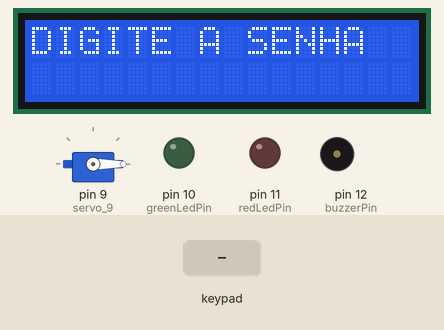
Recording of a sketch running on a simulated Arduino Uno, built with avr-gcc and run on an emulated ATmega328P. Parts: 16×2 character LCD, servo, output pins drawn as LEDs (lit = HIGH), buzzer (waves = sounding, pin HIGH). The inputs (shaded band) are chosen by the test bench. What the sketch prints to the serial monitor is not drawn.

Above: at 1.2 s.
1.3 s: key '#' pressed
At 4.1 s:
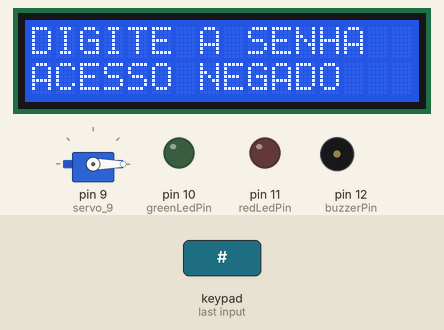
4.3 s: keypad keys 9 9 9 9 # pressed 0.4 s apart
At 8.6 s:
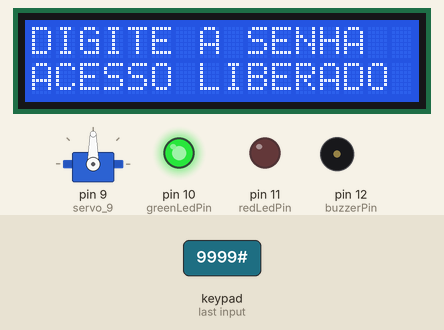
12.3 s: key '1' pressed
15.3 s: keypad keys 9 9 9 9 pressed 0.4 s apart
At 19.0 s:
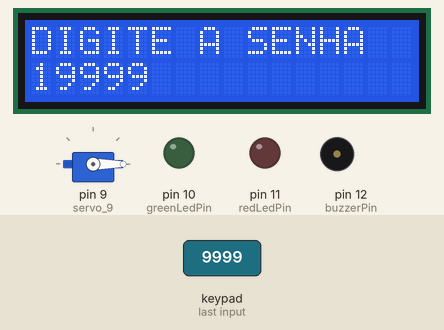
Timing chart, 0 to 19.8 s (numbered marks = the images above; inputs shaded):
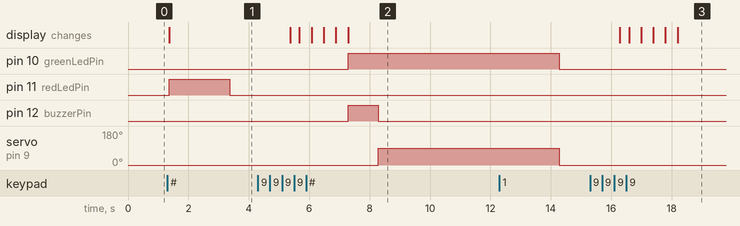

Measured:
- after the input at 1.3 s, pin 11 (redLedPin): LOW → HIGH after 0.07 s, → LOW 2.0 s later; the display: changes after 0.07 s (image 1)
- after the input at 4.3 s, pin 10 (greenLedPin): LOW → HIGH after 3.0 s; pin 12 (buzzerPin): LOW → HIGH after 3.0 s, → LOW 1.0 s later; servo on pin 9 (servo_9): 0° → 90° after 4.0 s; the display: first differs from a run without the input after 1.4 s (image 2 shows a later state)

The sketch:

porta.ino
```cpp
#include <Keypad.h>
#include <LiquidCrystal.h>
#include <Servo.h>

LiquidCrystal lcd(A0, A1, A2, A3, A4, A5);

String senha = "9999"; // Senha padrão
String buf = "";

const byte LINHAS = 4;
const byte COLUNAS = 3;
char KEYS[LINHAS][COLUNAS] = {
  {'1', '2', '3'},
  {'4', '5', '6'},
  {'7', '8', '9'},
  {'*', '0', '#'}
};

byte pino_linha[LINHAS] = {2, 3, 4, 5};
byte pino_coluna[COLUNAS] = {6, 7, 8};

Keypad keypad = Keypad(makeKeymap(KEYS), pino_linha, pino_coluna, LINHAS, COLUNAS);

Servo servo_9;

int greenLedPin = 10;
int redLedPin = 11;
int buzzerPin = 12;

void setup() {
  Serial.begin(9600); // Inicia a comunicação serial
  lcd.begin(16, 2);
  lcd.setCursor(0, 0);
  lcd.print("DIGITE A SENHA");

  servo_9.attach(9);
  servo_9.write(0);

  pinMode(greenLedPin, OUTPUT);
  pinMode(redLedPin, OUTPUT);
  pinMode(buzzerPin, OUTPUT);

  digitalWrite(greenLedPin, LOW);
  digitalWrite(redLedPin, LOW);
}

void loop() {
  char key = keypad.getKey();
  if (key != NO_KEY) {
    switch (key) {
      case '0':
      case '1':
      case '2':
      case '3':
      case '4':
      case '5':
      case '6':
      case '7':
      case '8':
      case '9':
        lcd.setCursor(buf.length(), 1);
        lcd.print(key);
        buf += key;
        break;

      case '*': // Limpar a entrada
        buf = "";
        lcd.setCursor(0, 1);
        lcd.print("               ");
        break;

      case '#':
        if (buf == senha) {
          lcd.setCursor(0, 1);
          lcd.print("ACESSO LIBERADO");
          digitalWrite(greenLedPin, HIGH);
          digitalWrite(redLedPin, LOW);
          digitalWrite(buzzerPin, HIGH);
          delay(1000);
          digitalWrite(buzzerPin, LOW);
          servo_9.write(90);
          delay(6000);
          servo_9.write(0);
          digitalWrite(greenLedPin, LOW);

          // Obter o tempo desde que o Arduino começou
          unsigned long tempo = millis();
          int horas = (tempo / 3600000) % 24;
          int minutos = (tempo / 60000) % 60;
          int segundos = (tempo / 1000) % 60;

          // Enviar hora para o Python
          Serial.print("Acesso Liberado às: ");
          Serial.print(horas);
          Serial.print(":");
          Serial.print(minutos);
          Serial.print(":");
          Serial.println(segundos);
        } else {
          lcd.setCursor(0, 1);
          lcd.print("ACESSO NEGADO");
          digitalWrite(greenLedPin, LOW);
          digitalWrite(redLedPin, HIGH);
          delay(2000);
          digitalWrite(redLedPin, LOW);
          servo_9.write(0);

          Serial.println("Acesso Negado"); // Envia mensagem para o Python
        }
        buf = "";
        delay(2000);
        lcd.setCursor(0, 1);
        lcd.print("               ");
        break;
    }
  }

  delay(100);
}
```
